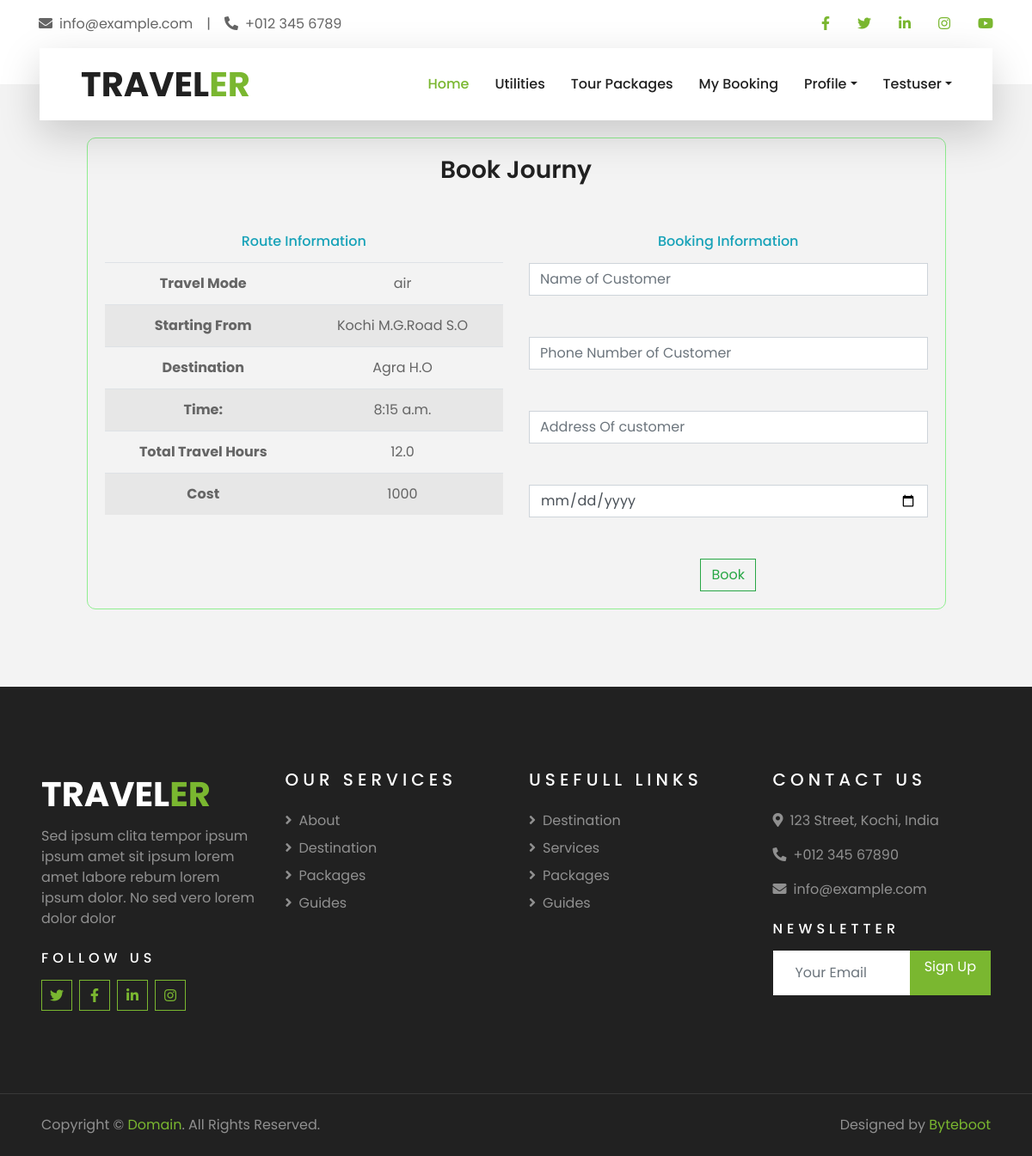
/destinations/BookJourny/3 (signed in), run on the app's committed database.
### Destinations/models.py (models this page shows)
class Journey(models.Model):
    options = (("air","air"),("train","train"),("bus","bus"),("other","other"))
    staring_from = models.CharField(max_length=255,null=True,blank=True)
    spincode = models.IntegerField(null=True,blank=True)
    start_date = models.DateField(auto_now_add=False,null=True,blank=True),
    straing_time = models.TimeField(null=True,blank=True)
    destination = models.CharField(max_length=255,null=True,blank=True)
    epincode = models.IntegerField(null=True,blank=True)
    stopbetween_mode = models.CharField(max_length=255, choices=options,null=True,blank=True)
    stop_beteween = models.CharField(max_length=255,null=True)
    destination_include = models.ForeignKey(Destination, on_delete=models.SET_NULL,null=True,blank=True)
    end_date = models.DateField(auto_now_add=False,null=True,blank=True),
    ending_time = models.TimeField(null=True,blank=True)
    Time_Taken_toTravel_in_Hours = models.FloatField(null=True,blank=True)
    mode_of_travel = models.CharField(max_length=255, choices=options,null=True,blank=True)
    cost = models.IntegerField(null=True,blank=True)
    total_Kilomeaters = models.FloatField(null=True,blank=True)

### Destinations/views.py (the view, shortened to what this page needs)
# urls.py: path("BookJourny/<int:pk>",views.BookJourny,name="BookJourny"),
@login_required(login_url="SignIn")
def BookJourny(request,pk):
    journy = Journey.objects.get(id = pk)
    context = {
        "journy":journy
    }
    return render(request, "booktransportation.html",context)

### templates/booktransportation.html (shortened to what this page needs)
{% extends "index.html" %}
{% block content %}
<div class="container">
    <div class="content">
        <h3>Book Journy</h3>
        <br><br>
        <div class="row">
            <div class="col-md-6">
                <h6 class="text-info mb-3">Route Information</h6>
                <table class="table table-striped border-0">
                    <tr>
                        <tr>
                            <th>Travel Mode</th>
                            <td>{{journy.mode_of_travel}}</td>
                        </tr>
                        <tr>
                            <th>Starting From</th>
                            <td>{{journy.staring_from}}</td>
                        </tr>
                        <th>
                            Destination
                        </th>
                        <td>
                        {{journy.destination}}
                        </td>
                    </tr>
                    <tr>
                        <th>Time:</th>
                        <td>{{journy.straing_time}}</td>
                    </tr>
                    <tr>
                        <th>Total Travel Hours</th>
                        <td>{{journy.Time_Taken_toTravel_in_Hours}}</td>
                    </tr>
                    <tr>
                        <th>Cost</th>
                        <td>{{journy.cost}}</td>
                    </tr>
                </table>
            </div>
            <div class="col-md-6">
                <h6 class="text-info mb-3">Booking Information</h6>
                <form method="post">
                    <input type="text" placeholder="Name of Customer" class="form-control" name="name" required><br><br>
                    <input type="text" placeholder="Phone Number of Customer" class="form-control" name="phone" required> <br><br>
                    <input type="text" placeholder="Address Of customer" class="form-control" name="address" required><br><br>
                    <input type="date"  class="form-control" name="date" required><br><br>
                    <button type="submit" class="btn btn-outline-success">Book</button>
                </form>
            </div>
        </div>
    </div>
    </div>
{% endblock %}

### templates/index.html (shortened to what this page needs)
<!DOCTYPE html>
{% load static %}
<html lang="en">
<head>
    <link rel="stylesheet" href="https://cdn.jsdelivr.net/npm/bootstrap-icons@1.11.3/font/bootstrap-icons.min.css">
    <link href="https://cdnjs.cloudflare.com/ajax/libs/font-awesome/5.10.0/css/all.min.css" rel="stylesheet">
    <link href="{%static 'lib/owlcarousel/assets/owl.carousel.min.css' %}" rel="stylesheet">
    <link href="{%static 'lib/tempusdominus/css/tempusdominus-bootstrap-4.min.css' %}" rel="stylesheet" />
    <link href="{%static 'css/style.css' %}" rel="stylesheet">
</head>
<body>
    <div class="container-fluid bg-light pt-3 d-none d-lg-block">
        <div class="container">
            <div class="row">
                <div class="col-lg-6 text-center text-lg-left mb-2 mb-lg-0">
                    <div class="d-inline-flex align-items-center">
                        <p><i class="fa fa-envelope mr-2"></i>info@example.com</p>
                        <p class="text-body px-3">|</p>
                        <p><i class="fa fa-phone-alt mr-2"></i>+012 345 6789</p>
                    </div>
                </div>
                <div class="col-lg-6 text-center text-lg-right">
                    <div class="d-inline-flex align-items-center">
                        <a class="text-primary px-3" href="">
                            <i class="fab fa-facebook-f"></i>
                        </a>
                        <a class="text-primary px-3" href="">
                            <i class="fab fa-twitter"></i>
                        </a>
                        <a class="text-primary px-3" href="">
                            <i class="fab fa-linkedin-in"></i>
                        </a>
                        <a class="text-primary px-3" href="">
                            <i class="fab fa-instagram"></i>
                        </a>
                        <a class="text-primary pl-3" href="">
                            <i class="fab fa-youtube"></i>
                        </a>
                    </div>
                </div>
            </div>
        </div>
    </div>
    <div class="container-fluid position-relative nav-bar p-0">
        <div class="container-lg position-relative p-0 px-lg-3" style="z-index: 9;">
            <nav class="navbar navbar-expand-lg bg-light navbar-light shadow-lg py-3 py-lg-0 pl-3 pl-lg-5">
                <a href="" class="navbar-brand">
                    <h1 class="m-0 text-primary"><span class="text-dark">TRAVEL</span>ER</h1>
                </a>
                <div class="collapse navbar-collapse justify-content-between px-3" id="navbarCollapse">
                    <div class="navbar-nav ml-auto py-0">
                        <a href="{%url 'IndexOne'%}" class="nav-item nav-link active">Home</a>
                        <a href="{%url 'Index'%}" class="nav-item nav-link ">Utilities</a>
                        <a href="#package" class="nav-item nav-link">Tour Packages</a>
                        {% if request.user.is_authenticated %}
                        <a href="{%url 'Mybookings' %}" class="nav-item nav-link">My Booking</a>
                        <div class="nav-item dropdown">
                            <a href="#" class="nav-link dropdown-toggle" data-toggle="dropdown">Profile</a>
                        </div>
                        <div class="nav-item dropdown">
                            <a href="#" class="nav-link dropdown-toggle" data-toggle="dropdown">{{request.user.first_name}}</a>
                        </div>
                        {% endif %}
                    </div>
                </div>
            </nav>
        </div>
    </div>
    {% block content %}{% endblock %}
    <div class="container-fluid bg-dark text-white-50 py-5 px-sm-3 px-lg-5" style="margin-top: 90px;">
        <div class="row pt-5">
            <div class="col-lg-3 col-md-6 mb-5">
                <a href="" class="navbar-brand">
                    <h1 class="text-primary"><span class="text-white">TRAVEL</span>ER</h1>
                </a>
                <p>Sed ipsum clita tempor ipsum ipsum amet sit ipsum lorem amet labore rebum lorem ipsum dolor. No sed vero lorem dolor dolor</p>
                <h6 class="text-white text-uppercase mt-4 mb-3" style="letter-spacing: 5px;">Follow Us</h6>
                <div class="d-flex justify-content-start">
                    <a class="btn btn-outline-primary btn-square mr-2" href="#"><i class="fab fa-twitter"></i></a>
                    <a class="btn btn-outline-primary btn-square mr-2" href="#"><i class="fab fa-facebook-f"></i></a>
                    <a class="btn btn-outline-primary btn-square mr-2" href="#"><i class="fab fa-linkedin-in"></i></a>
                    <a class="btn btn-outline-primary btn-square" href="#"><i class="fab fa-instagram"></i></a>
                </div>
            </div>
            <div class="col-lg-3 col-md-6 mb-5">
                <h5 class="text-white text-uppercase mb-4" style="letter-spacing: 5px;">Our Services</h5>
                <div class="d-flex flex-column justify-content-start">
                    <a class="text-white-50 mb-2" href="#"><i class="fa fa-angle-right mr-2"></i>About</a>
                    <a class="text-white-50 mb-2" href="#desti"><i class="fa fa-angle-right mr-2"></i>Destination</a>
                    <a class="text-white-50 mb-2" href="#package"><i class="fa fa-angle-right mr-2"></i>Packages</a>
                    <a class="text-white-50 mb-2" href="#guides"><i class="fa fa-angle-right mr-2"></i>Guides</a>
                </div>
            </div>
            <div class="col-lg-3 col-md-6 mb-5">
                <h5 class="text-white text-uppercase mb-4" style="letter-spacing: 5px;">Usefull Links</h5>
                <div class="d-flex flex-column justify-content-start">
                    <a class="text-white-50 mb-2" href="#desti"><i class="fa fa-angle-right mr-2"></i>Destination</a>
                    <a class="text-white-50 mb-2" href="#"><i class="fa fa-angle-right mr-2"></i>Services</a>
                    <a class="text-white-50 mb-2" href="#"><i class="fa fa-angle-right mr-2"></i>Packages</a>
                    <a class="text-white-50 mb-2" href="#guides"><i class="fa fa-angle-right mr-2"></i>Guides</a>
                </div>
            </div>
            <div class="col-lg-3 col-md-6 mb-5">
                <h5 class="text-white text-uppercase mb-4" style="letter-spacing: 5px;">Contact Us</h5>
                <p><i class="fa fa-map-marker-alt mr-2"></i>123 Street, Kochi, India</p>
                <p><i class="fa fa-phone-alt mr-2"></i>+012 345 67890</p>
                <p><i class="fa fa-envelope mr-2"></i>info@example.com</p>
                <h6 class="text-white text-uppercase mt-4 mb-3" style="letter-spacing: 5px;">Newsletter</h6>
                <div class="w-100">
                    <div class="input-group">
                        <input type="text" class="form-control border-light" style="padding: 25px;" placeholder="Your Email">
                        <div class="input-group-append">
                            <a href="{%url 'SignUp' %}" class="btn btn-primary px-3">Sign Up</a>
                        </div>
                    </div>
                </div>
            </div>
        </div>
    </div>
    <div class="container-fluid bg-dark text-white border-top py-4 px-sm-3 px-md-5" style="border-color: rgba(256, 256, 256, .1) !important;">
        <div class="row">
            <div class="col-lg-6 text-center text-md-left mb-3 mb-md-0">
                <p class="m-0 text-white-50">Copyright &copy; <a href="#">Domain</a>. All Rights Reserved.</a>
                </p>
            </div>
            <div class="col-lg-6 text-center text-md-right">
                <p class="m-0 text-white-50">Designed by <a href="#">Byteboot</a>
                </p>
            </div>
        </div>
    </div>
</body>
</html>

### templates/booktransportation.html (style rules this page uses)
.content { width:90%; margin: auto; margin-top: 20px; margin-bottom: 20px; border-radius: 10px; border: 1px solid lightgreen; padding: 20px; text-align: center; }

### data on the page
Journey: mode_of_travel "air", staring_from "Kochi M.G.Road S.O", destination "Agra H.O", straing_time "8:15 a.m.", Time_Taken_toTravel_in_Hours "12.0", cost "1000"

### other printed values
{{ request.user.first_name }} "Testuser"
